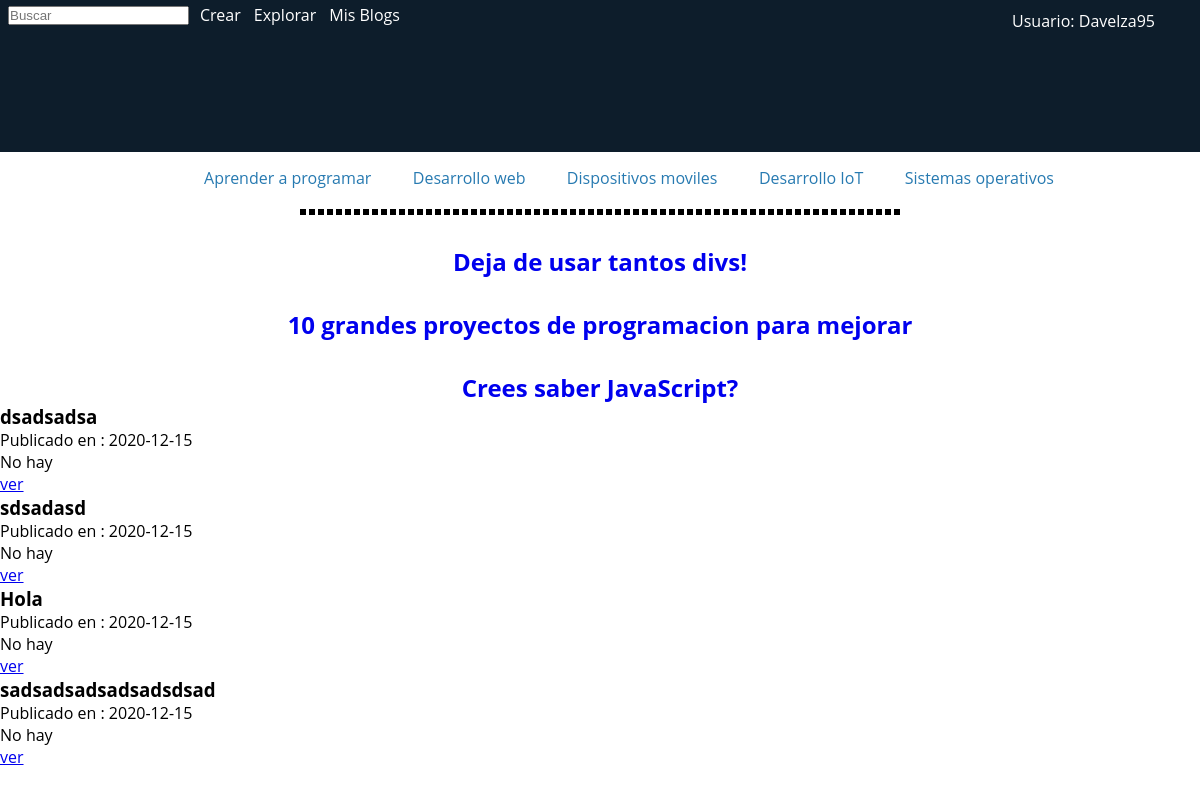
The app's page /dashboard (signed in) with its own data.
### tables this page shows
CREATE TABLE usuarios (usuario_ID INTEGER PRIMARY KEY AUTOINCREMENT, usuario VARCHAR NOT NULL, contraseña VARCHAR (18) NOT NULL, correo VARCHAR (64) NOT NULL, nombre VARCHAR (15) NOT NULL, apellido VARCHAR (15) NOT NULL, activo BOOLEAN NOT NULL);

CREATE TABLE blogs (blog_ID INTEGER PRIMARY KEY AUTOINCREMENT, titulo VARCHAR (256) NOT NULL, imagen VARCHAR (100), cuerpo TEXT NOT NULL, privado BOOLEAN NOT NULL, etiqueta_ID INTEGER REFERENCES etiquetas (etiqueta_ID), usuario_ID VARCHAR REFERENCES usuarios (usuario_ID) NOT NULL, likes INTEGER, fecha DATE NOT NULL);

### app.py (the view)
@app.route('/dashboard')
@login_required
def dashboard():
        db = get_db()
        blogs = db.execute('SELECT * FROM blogs WHERE privado= 0').fetchall()
        return render_template('dashboard.html', blog = blogs)

### app.py (called while the page is built)
def login_required(view):
    @functools.wraps( view )
    def wrapped_view():
        if g.user is None:
            return redirect( url_for( 'login' ) )
        return view( )
    return wrapped_view

@app.before_request
def load_logged_in_user():
    user_id = session.get( 'usuario_ID' )
    if user_id is None:
            g.user = None
    else:
        g.user = get_db().execute('SELECT * FROM usuarios WHERE usuario_ID = ?', (user_id,)).fetchone()

### db.py (called while the page is built)
def get_db():
    try:
        if 'db' not in g:
            g.db = sqlite3.connect(my_file)
        return g.db
    except Error:
        print(Error)

### Templates/dashboard.html (shortened to what this page needs)
<!DOCTYPE html>
<html lang="en">
<head>
    <link rel="stylesheet" href="{{ url_for('static', filename='css/dashboardStyle.css') }}" />
</head>
<header>
    <div class="busquedad">
        <input href="/resultados " name="buscar " type="text " autocomplete="off " placeholder="Buscar " />
    </div>
    <div>
        <nav class="menu">
            <a href="/create">crear</a>
            <a href=" ">Explorar</a>
            <a href=" ">mis blogs</a>
        </nav>
    </div>
    <div class="perfil">
        <ul class="nav">
            <li>
                <a href=" ">Usuario: {{session['username']}}</a>
            </li>
        </ul>
    </div>
</header>
<section>
    <div>
        <nav class="recomendados">
            <a href=" ">Aprender a programar</a>
            <a href=" ">Desarrollo web</a>
            <a href=" ">Dispositivos moviles</a>
            <a href=" ">Desarrollo IoT</a>
            <a href=" ">Sistemas operativos</a>
        </nav>
    </div>
    <div class="separador"></div>
    <div class="publicaciones">
        <div class="post">
            <h1>
                <a href="www.google.com.co " rel="bookmark " title="Deja de usar tantos divs! ">Deja de usar tantos divs!</a
            >
          </h1>
        </div>
        <div class="post">
          <h1>
            <a
              href="www.google.com.co "
              rel="bookmark "
              title="10 grandes proyectos de programacion para mejorar "
              >10 grandes proyectos de programacion para mejorar</a
            >
          </h1>
        </div>
        <div class="post">
          <h1>
            <a
              href="www.google.com.co "
              rel="bookmark "
              title="Crees saber JavaScript? "
              >Crees saber JavaScript?</a
            >
          </h1>
        </div>
      </div>
    </section>
  {% for blog_ in blog %}
  <section>
        <h3 class="post-title">{{ blog_[1] }}</h3>
        <p class="date">Publicado en : {{ blog_[8] }}</p>
        <p>{{ blog_[2] }}</p>
        <a href ="{{url_for('verBlog')}}?blog_ID={{blog_[0]}}">ver</a>
</section>
{% endfor %}
</body>
</html>

### Static/css/dashboardStyle.css (style rules this page uses)
* { box-sizing: border-box; padding: 0; margin: 0; }
header { width: 100%; height: 152px; background-color: #0d1d2b; }
.busquedad { display: flex; position: relative; top: 6px; left: 8px; max-width: 166px; }
.menu { display: flex; flex-direction: row; flex-wrap: wrap; text-transform: capitalize; justify-content: space-between; max-width: 200px; position: relative; top: -15px; left: 200px; }
.menu a { text-decoration: none; color: white; }
.perfil { position: absolute; top: 0px; right: 30px; }
ul, ol { list-style-type: none; }
.nav li a { background-color: #0d1d2b; color: white; text-decoration: none; padding: 10px 15px; display: block; }
.recomendados { display: flex; flex-direction: row; flex-wrap: wrap; justify-content: space-between; max-width: 850px; margin-top: 15px; margin-left: 17%; }
.recomendados a { text-decoration: none; color: #277ab1; }
.separador { width: 50%; margin-top: 20px; margin-left: 25%; border-style: dashed; }
.post { margin-top: 30px; }
h1 { text-align: center; }
h1 a { text-decoration: none; }

### records on screen
usuarios: username "Davelza95"
blogs: titulo "dsadsadsa", fecha "2020-12-15", imagen "No hay"
blogs: titulo "sdsadasd", fecha "2020-12-15", imagen "No hay"
blogs: titulo "Hola", fecha "2020-12-15", imagen "No hay"
blogs: titulo "sadsadsadsadsadsdsad", fecha "2020-12-15", imagen "No hay"
